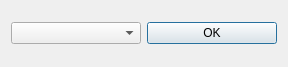
<?xml version="1.0" encoding="UTF-8"?>
<ui version="4.0">
 <class>Dialog</class>
 <widget class="QDialog" name="Dialog">
  <property name="geometry">
   <rect>
    <x>0</x>
    <y>0</y>
    <width>288</width>
    <height>67</height>
   </rect>
  </property>
  <property name="windowTitle">
   <string>Dialog</string>
  </property>
  <layout class="QHBoxLayout" name="horizontalLayout_2">
   <item>
    <layout class="QHBoxLayout" name="horizontalLayout">
     <item>
      <widget class="QComboBox" name="combo"/>
     </item>
     <item>
      <widget class="QPushButton" name="ok">
       <property name="text">
        <string>OK</string>
       </property>
      </widget>
     </item>
    </layout>
   </item>
  </layout>
 </widget>
 <resources/>
 <connections/>
</ui>
